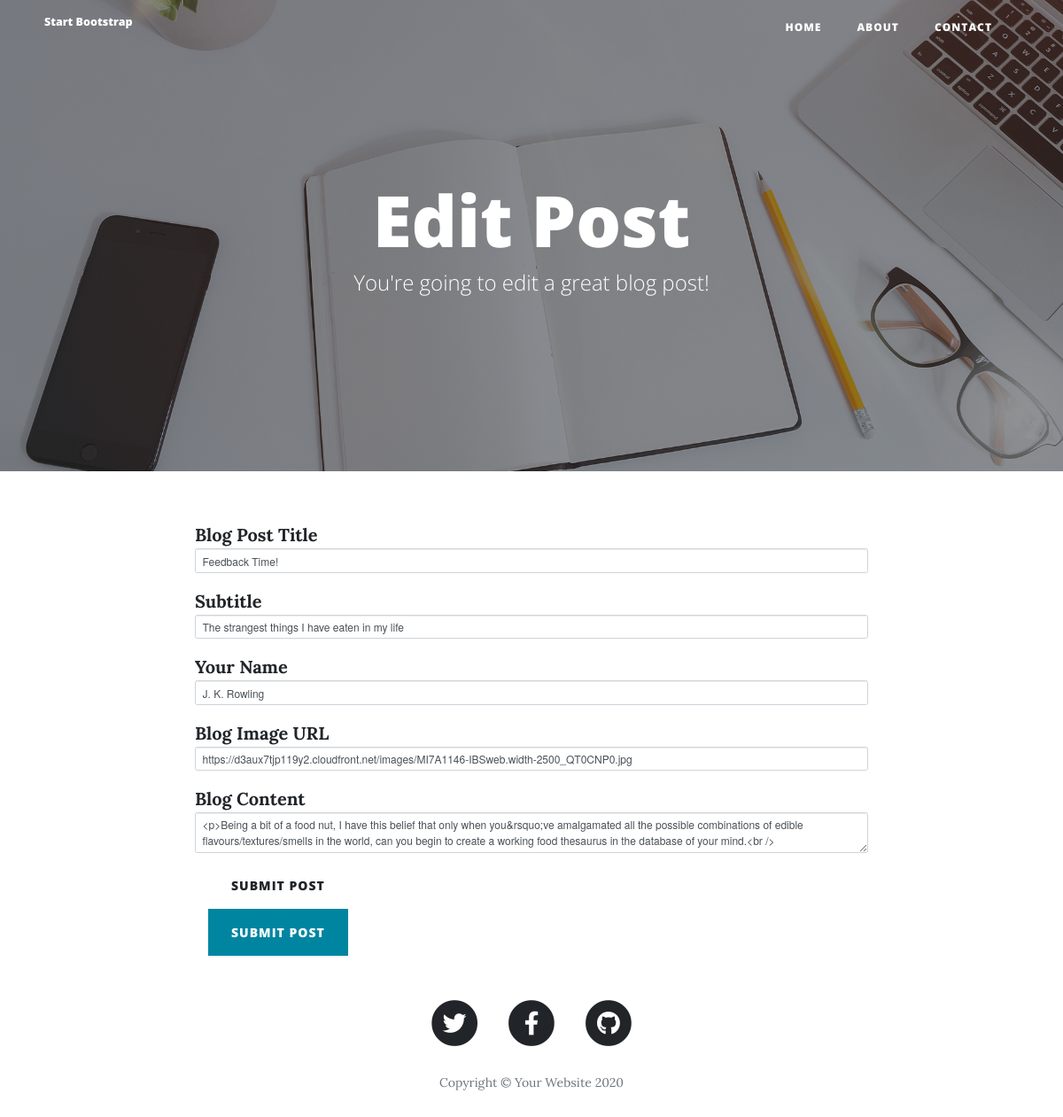
The app's page /edit-post?post_id=4, older data.
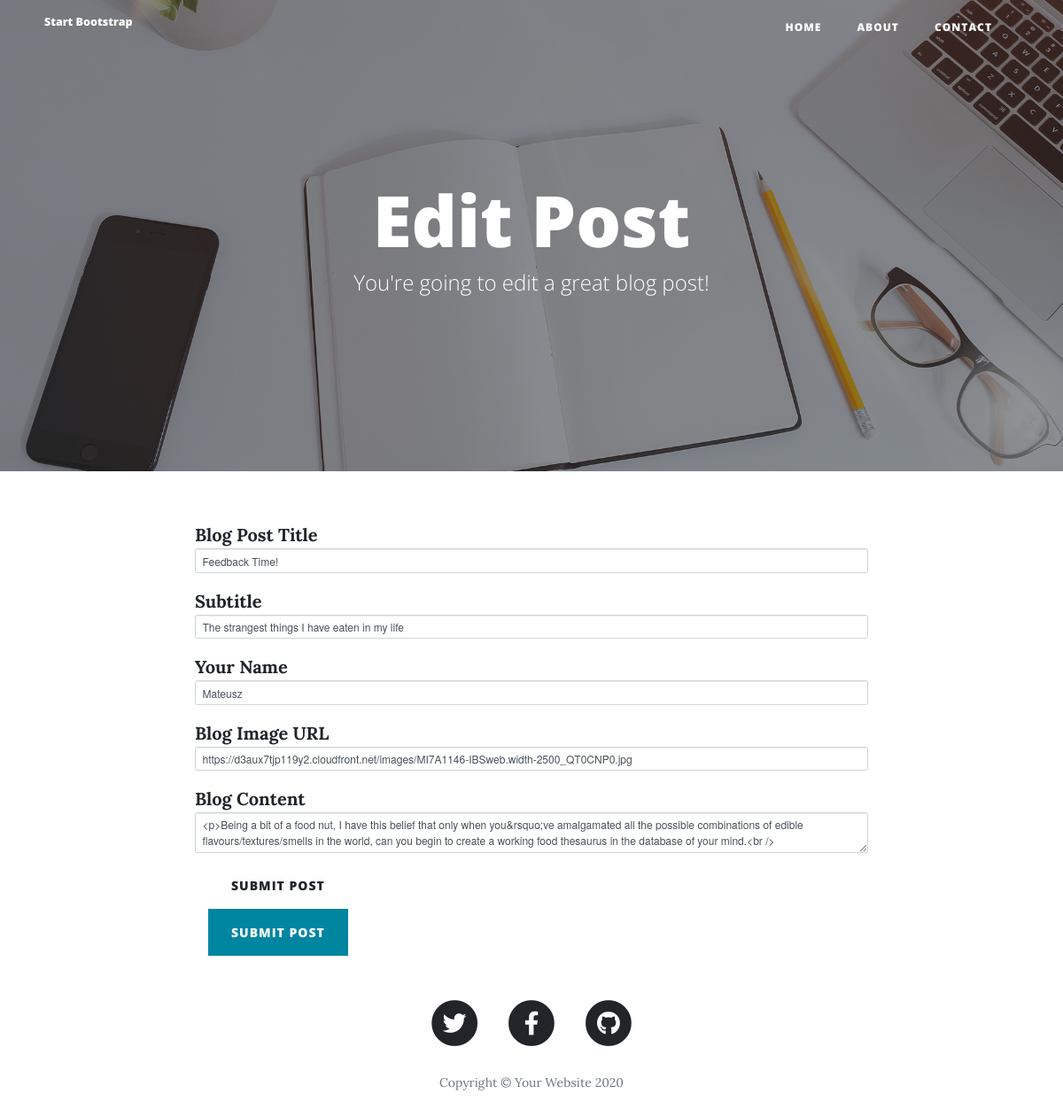
The same page, newer data.
### main.py (models this page shows, shortened)
class BlogPost(db.Model):
    id = db.Column(db.Integer, primary_key=True)
    title = db.Column(db.String(250), unique=True, nullable=False)
    subtitle = db.Column(db.String(250), nullable=False)
    date = db.Column(db.String(250), nullable=False)
    body = db.Column(db.Text, nullable=False)
    author = db.Column(db.String(250), nullable=False)
    img_url = db.Column(db.String(250), nullable=False)

### main.py (the view, shortened to what this page needs)
@app.route('/edit-post', methods=['GET', 'POST'])
def edit_post():
    post_id = request.args.get('post_id')
    fetched_post = BlogPost.query.filter_by(id=post_id).first()
    edited_post_form = EditPostForm()
    if request.method == 'GET':
        edited_post_form.title.data = fetched_post.title
        edited_post_form.subtitle.data = fetched_post.subtitle
        edited_post_form.author.data = fetched_post.author
        edited_post_form.img_url.data = fetched_post.img_url
        edited_post_form.body.data = fetched_post.body
        title = 'Edit Post'
        return render_template('make-post.html',
                               form=edited_post_form,
                               title=title)

### main.py
class EditPostForm(FlaskForm):
    title = StringField("Blog Post Title", validators=[DataRequired()])
    subtitle = StringField("Subtitle", validators=[DataRequired()])
    author = StringField("Your Name", validators=[DataRequired()])
    img_url = StringField("Blog Image URL", validators=[DataRequired(), URL()])
    body = CKEditorField("Blog Content", validators=[DataRequired()])
    submit = SubmitField("Submit Post")

### templates/make-post.html (shortened to what this page needs)
{% extends 'bootstrap/base.html' %}
{% import "bootstrap/wtf.html" as wtf %}
{% block content %}
{% include "header.html" %}
  <header class="masthead" style="background-image: url('{{ url_for('static', filename='img/edit-bg.jpg')}}')">
    <div class="overlay"></div>
    <div class="container">
      <div class="row">
        <div class="col-lg-8 col-md-10 mx-auto">
          <div class="page-heading">
            {% if title %}
            <h1>{{ title }}</h1>
            <span class="subheading">You're going to edit a great blog post!</span>
            {% else %}
            <h1>New Post</h1>
            <span class="subheading">You're going to write a great blog post!</span>
            {% endif %}
          </div>
        </div>
      </div>
    </div>
  </header>
  <div class="container">
    <div class="row">
      <div class="col-lg-8 col-md-10 mx-auto">
        <form class="form form-horizontal" method="post" role="form">
          {{ wtf.quick_form(form)}}
          {{wtf.form_field(form.submit, button_map={'submit': 'primary'})}}
        </form>
      </div>
    </div>
  </div>
{% include "footer.html" %}
{% endblock %}

### templates/header.html (shortened to what this page needs)
<!DOCTYPE html>
<html lang="en">
<head>
  <link href="{{ url_for('static', filename='vendor/bootstrap/css/bootstrap.min.css') }}" rel="stylesheet">
  <link href="{{ url_for('static', filename='vendor/fontawesome-free/css/all.min.css')}}" rel="stylesheet" type="text/css">
  <link href="{{ url_for('static', filename='css/clean-blog.min.css')}}" rel="stylesheet">
</head>
<body>
  <nav class="navbar navbar-expand-lg navbar-light fixed-top" id="mainNav">
    <div class="container">
      <a class="navbar-brand" href="index.html">Start Bootstrap</a>
      <div class="collapse navbar-collapse" id="navbarResponsive">
        <ul class="navbar-nav ml-auto">
          <li class="nav-item">
            <a class="nav-link" href="/">Home</a>
          </li>
          <li class="nav-item">
            <a class="nav-link" href="/about">About</a>
          </li>
          <li class="nav-item">
            <a class="nav-link" href="/contact">Contact</a>
          </li>
        </ul>
      </div>
    </div>
  </nav>

### templates/footer.html (shortened to what this page needs)
  <footer>
    <div class="container">
      <div class="row">
        <div class="col-lg-8 col-md-10 mx-auto">
          <ul class="list-inline text-center">
            <li class="list-inline-item">
              <a href="#">
                <span class="fa-stack fa-lg">
                  <i class="fas fa-circle fa-stack-2x"></i>
                  <i class="fab fa-twitter fa-stack-1x fa-inverse"></i>
                </span>
              </a>
            </li>
            <li class="list-inline-item">
              <a href="#">
                <span class="fa-stack fa-lg">
                  <i class="fas fa-circle fa-stack-2x"></i>
                  <i class="fab fa-facebook-f fa-stack-1x fa-inverse"></i>
                </span>
              </a>
            </li>
            <li class="list-inline-item">
              <a href="#">
                <span class="fa-stack fa-lg">
                  <i class="fas fa-circle fa-stack-2x"></i>
                  <i class="fab fa-github fa-stack-1x fa-inverse"></i>
                </span>
              </a>
            </li>
          </ul>
          <p class="copyright text-muted">Copyright &copy; Your Website 2020</p>
        </div>
      </div>
    </div>
  </footer>
</body>
</html>

Row changes from the older to the newer data that the page shows:
changed BlogPost "Feedback Time!": author "J. K. Rowling" → "Mateusz"
